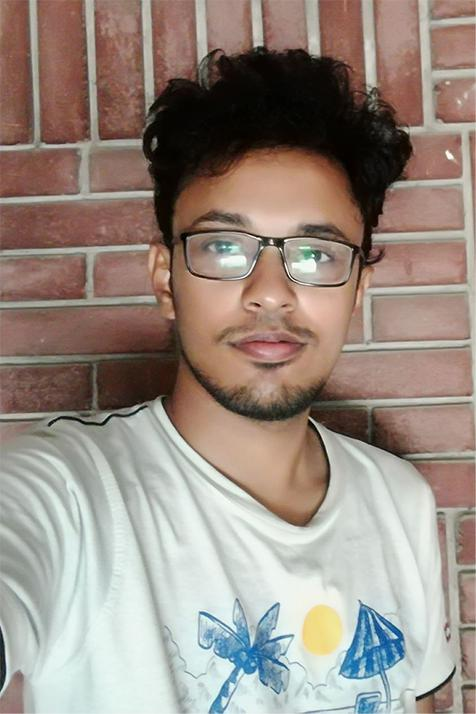
#> input picture images/noedit.jpg, 476 x 714 px
$ jupyter execute --allow-errors 'Edited Prediction Research Book.ipynb'   (shell and % lines are left out)
#> lines starting #> are read from the running program, lines starting #| are printed output that depends on the picture
[cell 1]
import cv2
import numpy as np
import matplotlib.image as mpimg
import matplotlib.pyplot as plt
import seaborn as sns

plt.rcParams['figure.figsize'] = 8,4

import warnings
warnings.filterwarnings("ignore")

[cell 2]
gray_img = cv2.imread('images/noedit.jpg', cv2.IMREAD_GRAYSCALE)
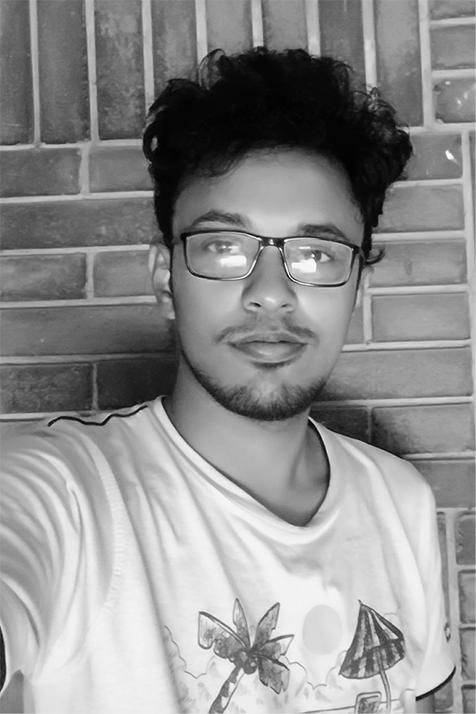
#> gray_img: shape (714, 476); min 0, max 255, mean 142.8
imgplot = plt.imshow(gray_img)

[cell 3]
hist = cv2.calcHist([gray_img],[0],None,[256],[0,256])
#> hist = 256 values, max 3142 at index 6, min 3 at index 254, mean 1327.6
plt.hist(gray_img.ravel(),256,[0,256])
# plt.hist(hist,256,[0,256])
plt.title('Histogram for gray scale picture')
plt.show()
#> figure, not shown here; tallest bar 3142 high, from x = 6 to 7

[cell 4]
gray_img.size
#> Out = 339864

[cell 5]
p1 = sns.distplot(gray_img.ravel(), bins=256)
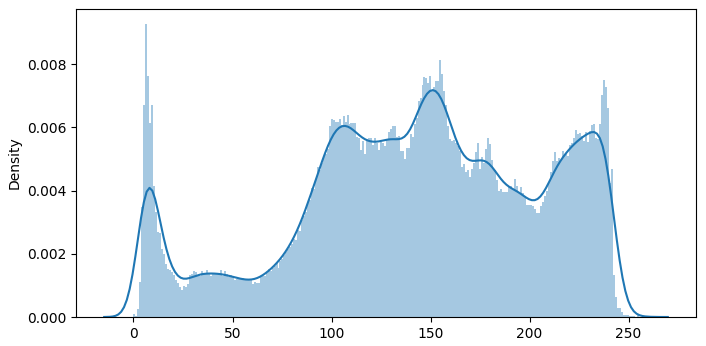
#> figure drawn by matplotlib, 1 panel; tallest bar 0.00928 high, from x = 5.98 to 6.97; curve peaks at x = 151.1, y = 0.00718

[cell 6]
# All histograms

f, axes = plt.subplots(4, 2, figsize=(12,8), sharex=True, sharey=False)
gray_img = cv2.imread('images/noedit.jpg', cv2.IMREAD_GRAYSCALE)
p1 = sns.distplot(gray_img.ravel(), bins=256, ax=axes[0,0])
axes[0,0].set_title('No edit')

gray_img = cv2.imread('images/low_low.jpg', cv2.IMREAD_GRAYSCALE)
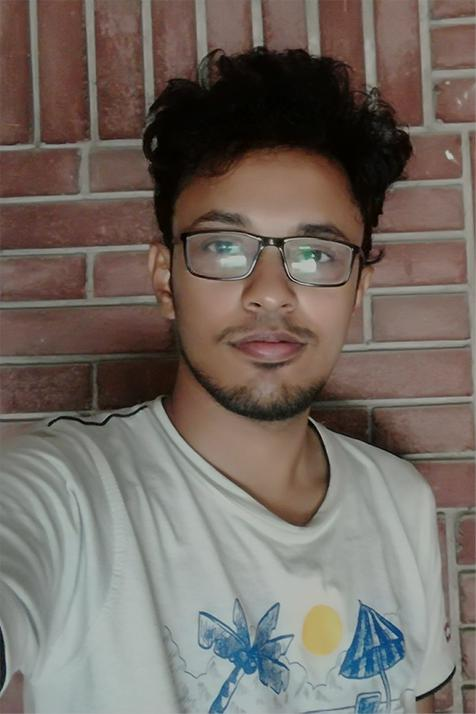
#> input picture images/low_low.jpg, 476 x 714 px
#> gray_img: shape (714, 476); min 0, max 204, mean 107.6
p2 = sns.distplot(gray_img.ravel(), bins=256, ax=axes[1,0])
axes[1,0].set_title('Low edit -low')
gray_img = cv2.imread('images/low_high.jpg', cv2.IMREAD_GRAYSCALE)
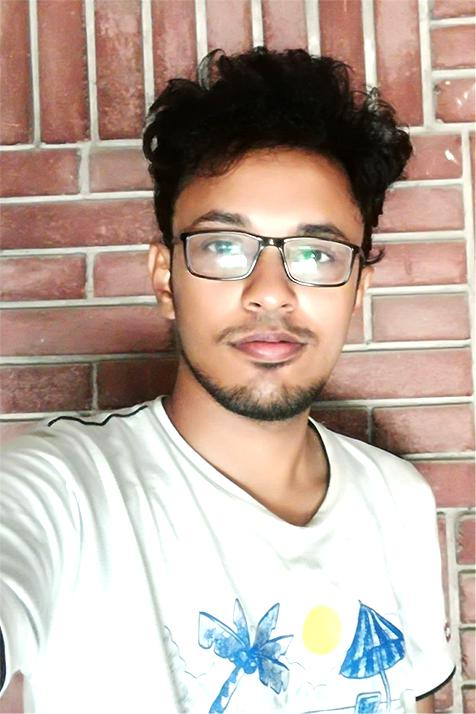
#> input picture images/low_high.jpg, 476 x 714 px
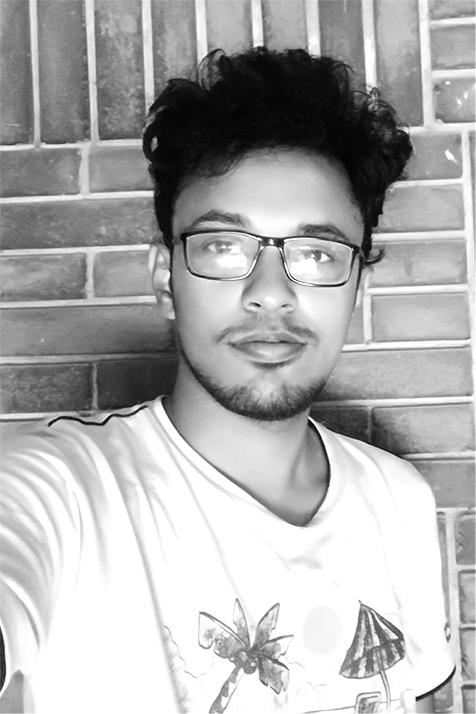
#> gray_img: shape (714, 476); min 0, max 255, mean 174.3
p3 = sns.distplot(gray_img.ravel(), bins=256, ax=axes[1,1])
axes[1,1].set_title('Low edit -high')

gray_img = cv2.imread('images/mid_low.jpg', cv2.IMREAD_GRAYSCALE)
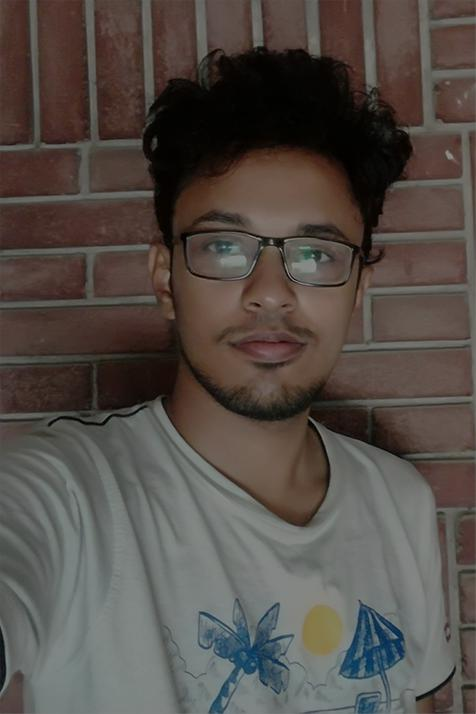
#> input picture images/mid_low.jpg, 476 x 714 px
#> gray_img: shape (714, 476); min 0, max 156, mean 78.4
p4 = sns.distplot(gray_img.ravel(), bins=256, ax=axes[2,0])
axes[2,0].set_title('Mid edit -low')
gray_img = cv2.imread('images/mid_high.jpg', cv2.IMREAD_GRAYSCALE)
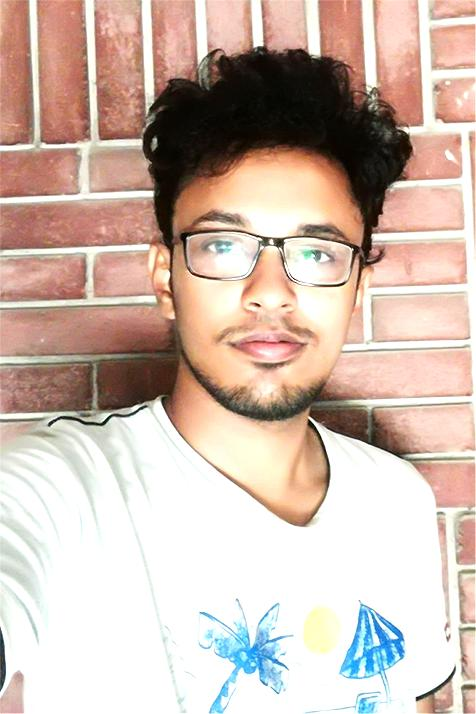
#> input picture images/mid_high.jpg, 476 x 714 px
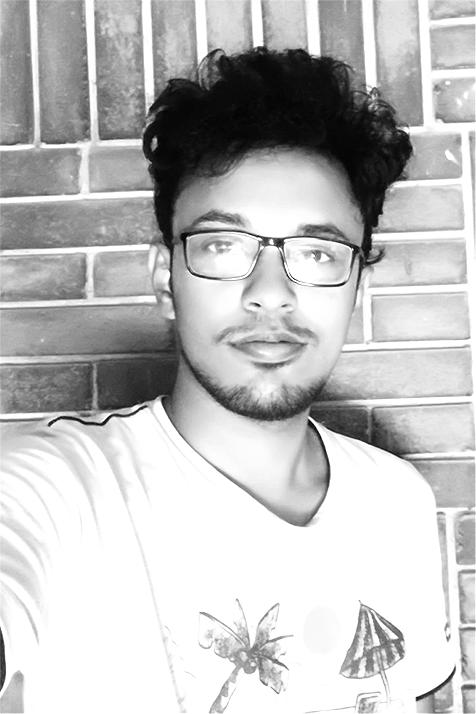
#> gray_img: shape (714, 476); min 0, max 255, mean 190.8
p5 = sns.distplot(gray_img.ravel(), bins=256, ax=axes[2,1])
axes[2,1].set_title('Mid edit -high')

gray_img = cv2.imread('images/high_low.jpg', cv2.IMREAD_GRAYSCALE)
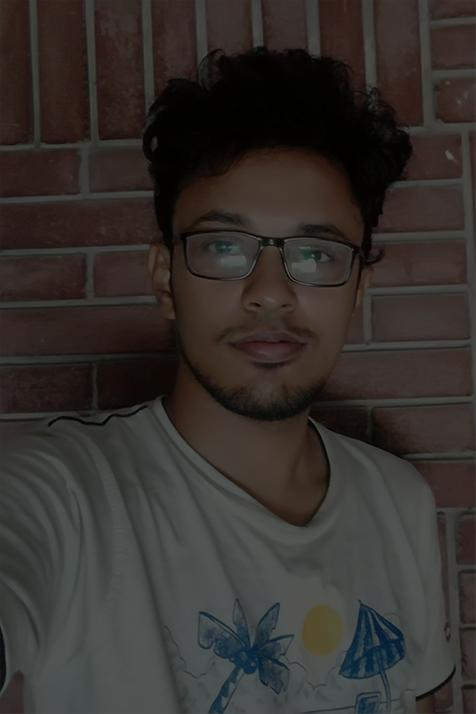
#> input picture images/high_low.jpg, 476 x 714 px
#> gray_img: shape (714, 476); min 0, max 97, mean 49.2
p6 = sns.distplot(gray_img.ravel(), bins=256, ax=axes[3,0])
axes[3,0].set_title('High edit -low')
gray_img = cv2.imread('images/high_high.jpg', cv2.IMREAD_GRAYSCALE)
#> (the rest of this cell did not finish here and is left out)

[cell 7]
f, axes = plt.subplots(1, 2, figsize=(12,6), sharex=True, sharey=False)
gray_img = cv2.imread('images/low_low.jpg', cv2.IMREAD_GRAYSCALE)
p2 = sns.distplot(gray_img.ravel(), bins=256, ax=axes[0])
axes[0].set_title('Low edit -low')
gray_img = cv2.imread('images/low_high.jpg', cv2.IMREAD_GRAYSCALE)
p3 = sns.distplot(gray_img.ravel(), bins=256, ax=axes[1])
axes[1].set_title('Low edit -high')
#> figure, not shown here; panel 1: tallest bar 0.0153 high, from x = 4.78 to 5.58; panel 1: curve peaks at x = 113.9, y = 0.00934; panel 2: tallest bar 0.177 high, from x = 254 to 255; panel 2: curve peaks at x = 254.4, y = 0.0161

[cell 8]
f, axes = plt.subplots(1, 2, figsize=(12,6), sharex=True, sharey=False)
gray_img = cv2.imread('images/mid_low.jpg', cv2.IMREAD_GRAYSCALE)
p4 = sns.distplot(gray_img.ravel(), bins=256, ax=axes[0])
axes[0].set_title('Mid edit -low')
gray_img = cv2.imread('images/mid_high.jpg', cv2.IMREAD_GRAYSCALE)
p5 = sns.distplot(gray_img.ravel(), bins=256, ax=axes[1])
axes[1].set_title('Mid edit -high')
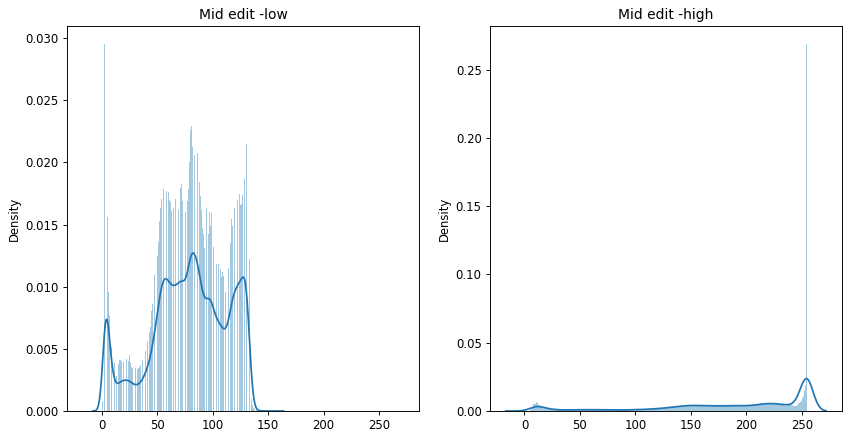
#> figure drawn by matplotlib, 2 panels; panel 1: tallest bar 0.0295 high, from x = 2.44 to 3.05; panel 1: curve peaks at x = 81.9, y = 0.0127; panel 2: tallest bar 0.269 high, from x = 254 to 255; panel 2: curve peaks at x = 254.5, y = 0.0238
